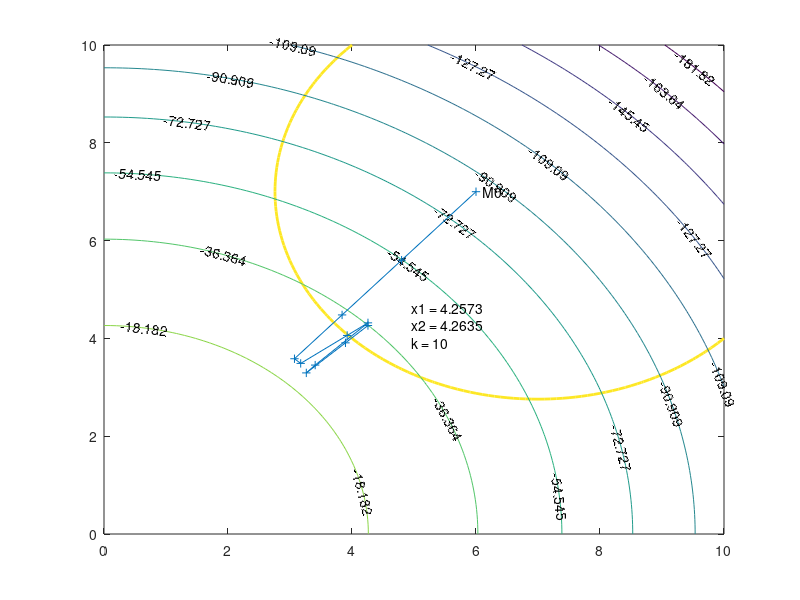

MATLAB code for this plot:
c1 = -1;
c2 = -1;
a = 7;
b = 7;
R = 18;

d = 0.01;

x1 = 6;
x2 = 7;

k = 1;
kmax = 100;

x1trace = [x1];
x2trace = [x2];

g = @(x1,x2)(R - (x1 - a)^2 - (x2 - b)^2);
dfdx1 = @(x1,x2)(2*c1*x1);
dfdx2 = @(x1,x2)(2*c2*x2);
dgdx1 = @(x1,x2)(-2*x1+2*a);
dgdx2 = @(x1,x2)(-2*x2 +2*b);

gamma = 0.1;
alpha = 1.9;

i=2;
while k<kmax;
    if g(x1,x2)>0;
        alpha = 0;
    else
        alpha = max(0, alpha - gamma*g(x1,x2));
    end
    step_x1 = dfdx1(x1,x2) + alpha*dgdx1(x1,x2);
    step_x2 = dfdx2(x1,x2) + alpha*dgdx2(x1,x2);
        
    new_x1 = max(0, x1+gamma*step_x1);
    new_x2 = max(0, x2+gamma*step_x2);
      
    x1trace(i) = new_x1;
    x2trace(i) = new_x2;
    i = i+1;
    x1 = new_x1;
    x2 = new_x2;
    if (dfdx1(x1,x2)/dgdx1(x1,x2)) - (dfdx2(x1,x2)/dgdx2(x1,x2)) <=d;
        break;
    end;
    k = k+1;
end

x = 0 : 0.1 : 10;
y = 0 : 0.1 : 10;
[X, Y] = meshgrid(x,y);
Zl = (X - a).^2 + (Y - b).^2;
[C, h] = contour(X, Y, Zl, [R R], 'LineWidth',2);
hold on;
Z = c1*X.^2 + c2* Y.^2;
[C, h] = contour(X, Y, Z);
clabel(C, h);
plot(x1trace, x2trace, '-+');

text(x1trace(1) + 0.1, x2trace(1), 'M0');
text(x1 + 0.7, x2, ...
    strvcat(['x1 = ' num2str(x1)],...
            ['x2 = ' num2str(x2)],...
            ['k = ' num2str(k)]));
